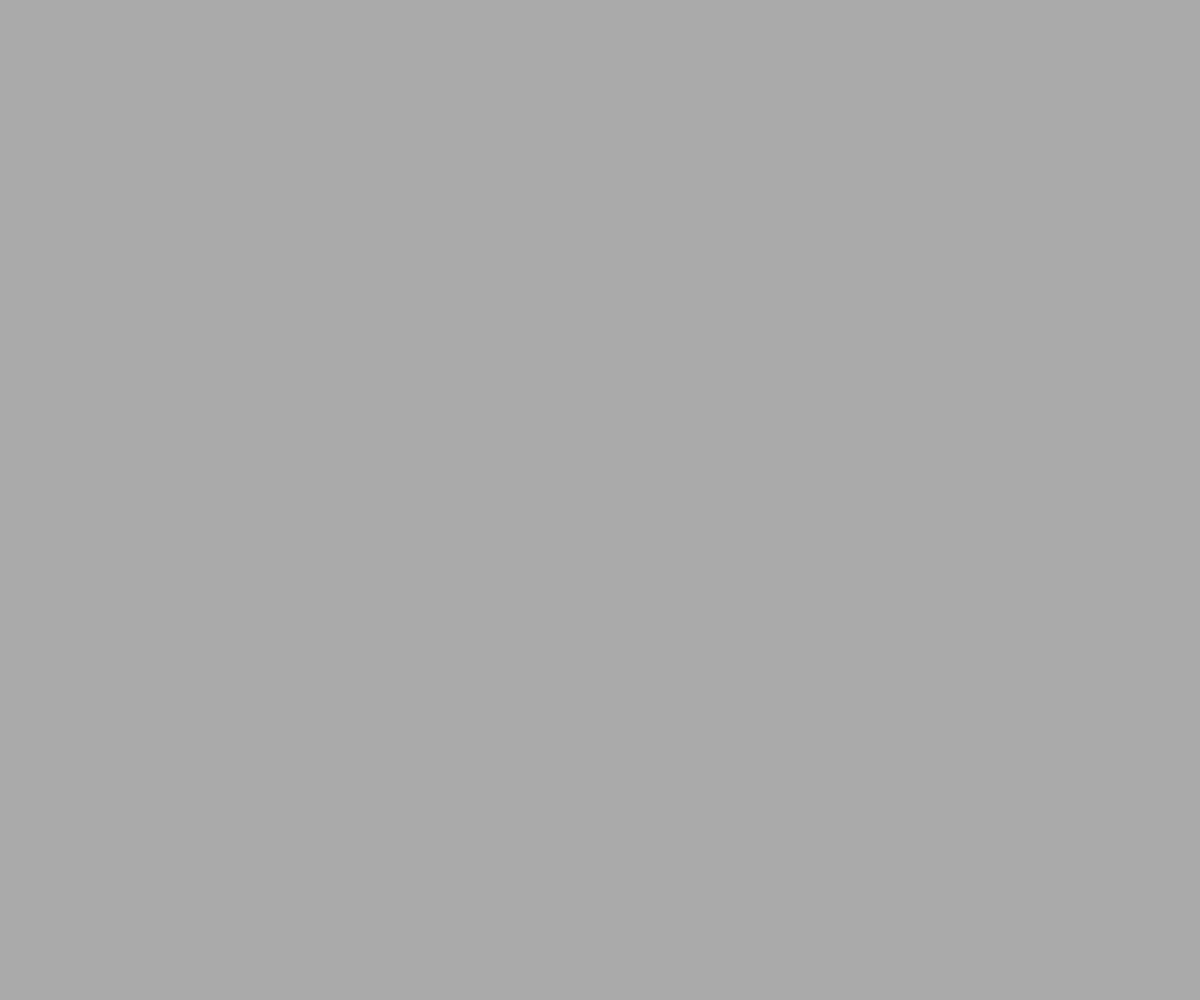
Frame 1 (no input)
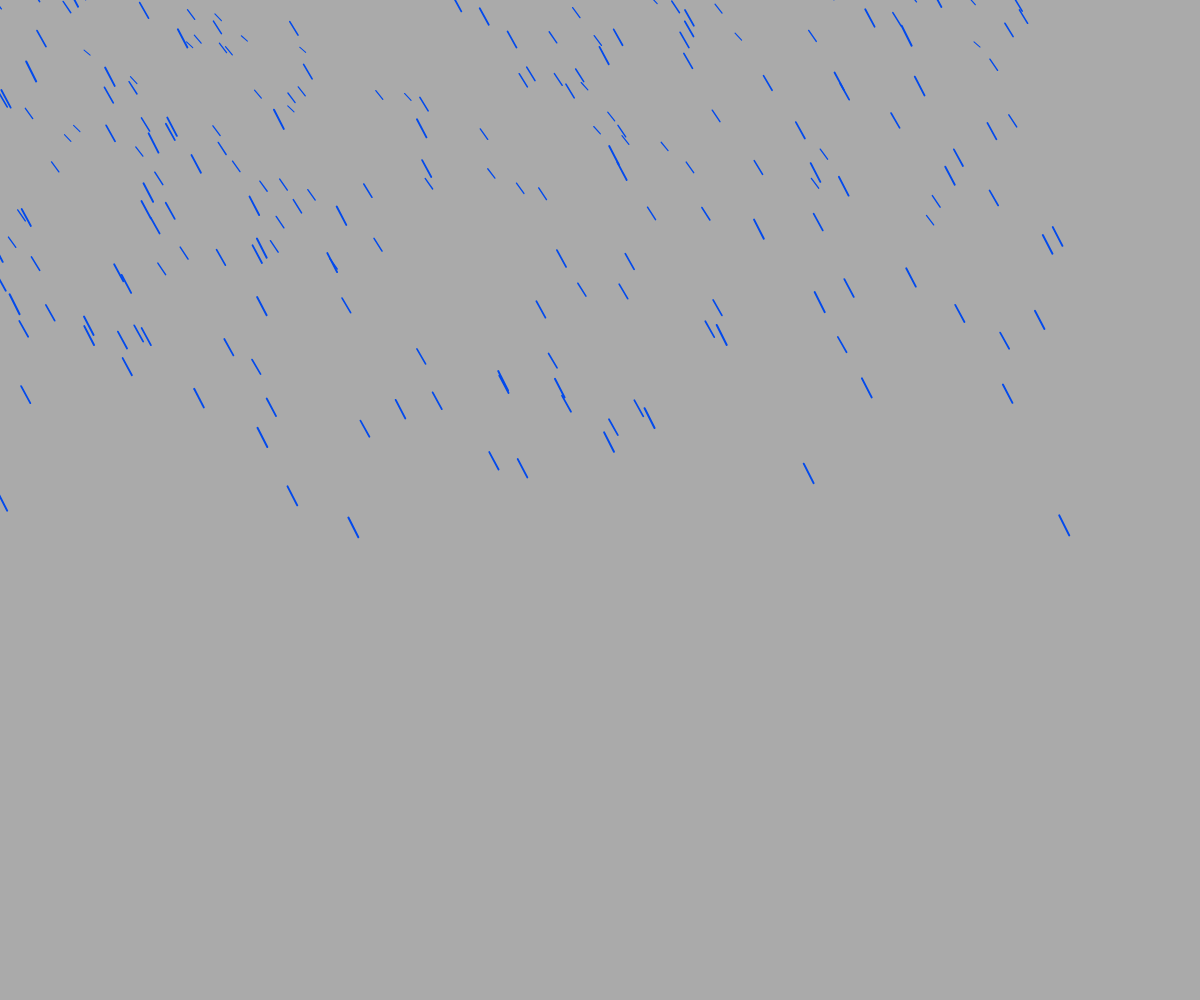
Frame 60 (no input)
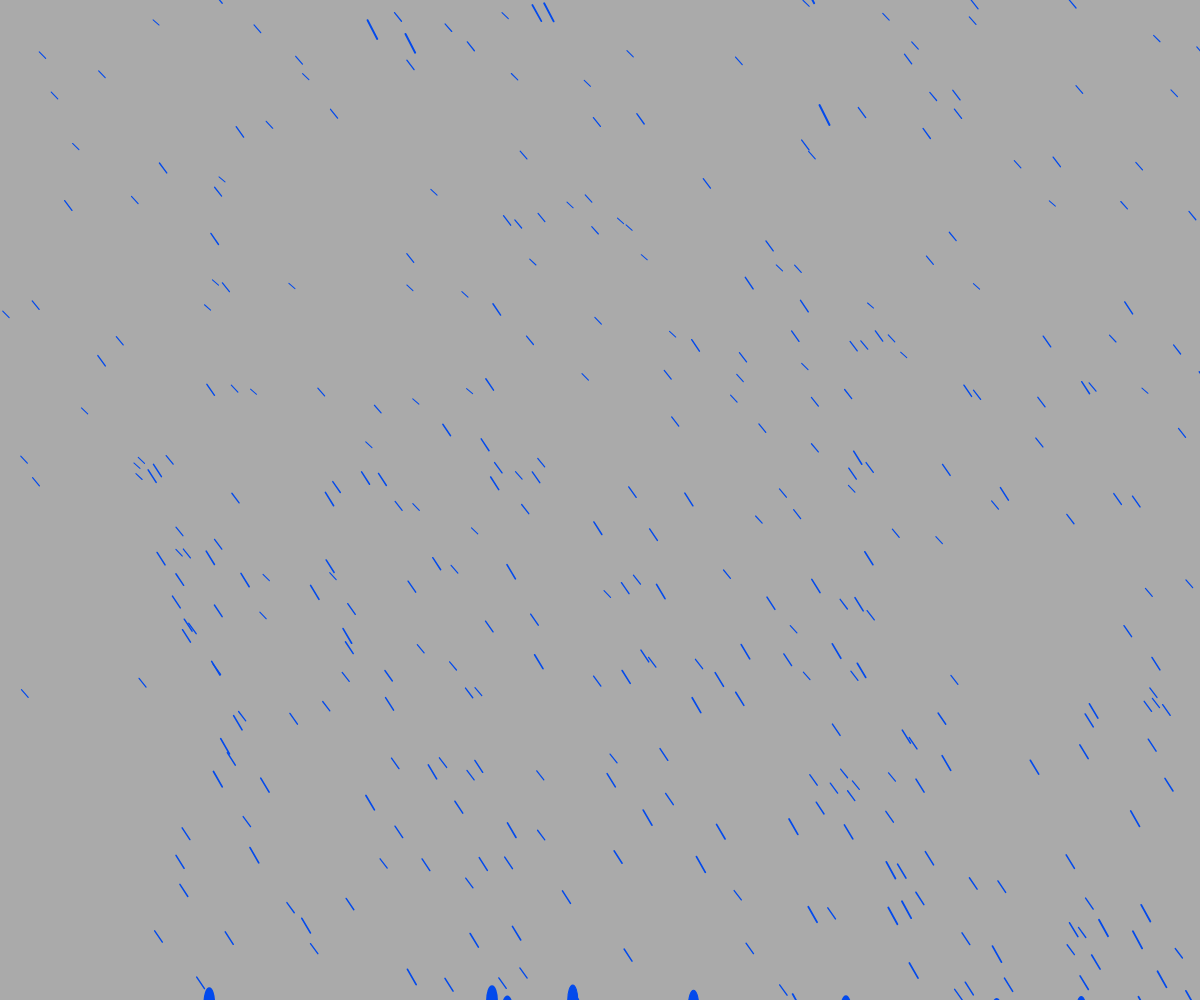
Frame 120 (the mouse pressed at the canvas centre since frame 60)

The p5.js sketch that drew these frames (run headless with seeded random() and noise() and a simulated clock; from frame 60 on, the mouse is pressed at the canvas centre):

// p5.js sketch
// ── sketch.js
var drops = [];

function setup() {
  createCanvas(windowWidth, windowHeight);
  for (var i = 0; i < 750; i++) {
    drops[i] = new Drop();
  }
}

function draw() {
  background(170, 170, 170);
  for (var i = 0; i < drops.length; i++) {
    drops[i].fall();
    drops[i].show();
  }
}

// ── drop.js
function Drop() {
  var widthOffset = 0.25,
      xSpeedMin = 0.5,
      xSpeedMax = 0.7,
      ySpeedMin = 1.0,
      ySpeedMax = 10.0;

  this.x = random(width) - (width * widthOffset);
  this.y = random(-1000, -50);
  this.z = random(0, 20);
  this.len = map(this.z, 0, 20, 5, 20);
  this.angle = map(this.z, 0, 20, 6, 10);
  this.xspeed = map(this.z, 0, 20, xSpeedMin, xSpeedMax);
  this.yspeed = map(this.z, 0, 20, ySpeedMin, ySpeedMin);

  this.fall = function() {
    this.y = this.y + this.yspeed;
    this.x = this.x + this.xspeed;
    var grav = map(this.z, 0, 20, 0.05, 0.3);
    var wind = map(this.z, 0, 20, 0.025, 0.075);
    this.xspeed = this.xspeed + wind;
    this.yspeed = this.yspeed + grav;

    if (this.y > height) {
      this.splash();
      this.x = random(width) - (width * widthOffset);
      this.y = random(-1000, -50);
      this.xspeed = map(this.z, 0, 20, xSpeedMin, xSpeedMax);
      this.yspeed = map(this.z, 0, 20, ySpeedMin, ySpeedMin);
    }
    if (this.x > width) {
      this.x = random(width) - (width * widthOffset);
      this.y = random(-1000, -50);
      this.xspeed = map(this.z, 0, 20, xSpeedMin, xSpeedMax);
      this.yspeed = map(this.z, 0, 20, ySpeedMin, ySpeedMin);
    }
  }

  this.splash = function(){
    fill(3, 74, 236);
    ellipse(this.x, this.y, 10, 30);
  }
  this.show = function() {
    var thick = map(this.z, 0, 20, 1, 2);
    strokeWeight(thick);
    stroke(3, 74, 236);
    line(this.x, this.y, this.x+this.angle, this.y+this.len);

  }
}
